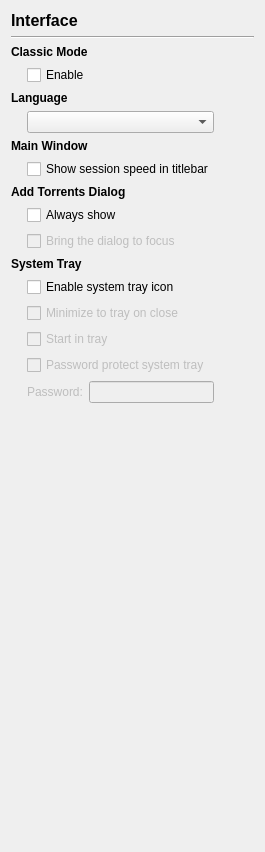
       <widget class="QWidget" name="page_interface">
        <layout class="QVBoxLayout" name="verticalLayout_4">
         <item>
          <widget class="QLabel" name="labelTitle">
           <property name="font">
            <font>
             <pointsize>12</pointsize>
             <weight>75</weight>
             <italic>false</italic>
             <bold>true</bold>
            </font>
           </property>
           <property name="text">
            <string>Interface</string>
           </property>
          </widget>
         </item>
         <item>
          <widget class="Line" name="line_3">
           <property name="orientation">
            <enum>Qt::Horizontal</enum>
           </property>
          </widget>
         </item>
         <item>
          <layout class="QGridLayout" name="gridLayout_6" columnstretch="0,0,0">
           <item row="2" column="0" colspan="2">
            <widget class="QLabel" name="label_33">
             <property name="font">
              <font>
               <weight>75</weight>
               <bold>true</bold>
              </font>
             </property>
             <property name="text">
              <string>Classic Mode</string>
             </property>
            </widget>
           </item>
           <item row="2" column="2">
            <spacer name="horizontalSpacer_23">
             <property name="orientation">
              <enum>Qt::Horizontal</enum>
             </property>
             <property name="sizeHint" stdset="0">
              <size>
               <width>40</width>
               <height>10</height>
              </size>
             </property>
            </spacer>
           </item>
           <item row="3" column="0">
            <spacer name="horizontalSpacer_19">
             <property name="orientation">
              <enum>Qt::Horizontal</enum>
             </property>
             <property name="sizeType">
              <enum>QSizePolicy::Fixed</enum>
             </property>
             <property name="sizeHint" stdset="0">
              <size>
               <width>10</width>
               <height>10</height>
              </size>
             </property>
            </spacer>
           </item>
           <item row="3" column="1">
            <widget class="QCheckBox" name="ui__classic_mode">
             <property name="text">
              <string>Enable</string>
             </property>
            </widget>
           </item>
           <item row="4" column="0" colspan="2">
            <widget class="QLabel" name="label_21">
             <property name="font">
              <font>
               <weight>75</weight>
               <bold>true</bold>
              </font>
             </property>
             <property name="text">
              <string>Language</string>
             </property>
            </widget>
           </item>
           <item row="5" column="1">
            <widget class="QComboBox" name="ui__language">
             <property name="userData" stdset="0">
              <bool>true</bool>
             </property>
            </widget>
           </item>
           <item row="6" column="0" colspan="2">
            <widget class="QLabel" name="label_34">
             <property name="font">
              <font>
               <weight>75</weight>
               <bold>true</bold>
              </font>
             </property>
             <property name="text">
              <string>Main Window</string>
             </property>
            </widget>
           </item>
           <item row="7" column="1">
            <widget class="QCheckBox" name="ui__show_rate_in_title">
             <property name="text">
              <string>Show session speed in titlebar</string>
             </property>
            </widget>
           </item>
           <item row="8" column="0" colspan="2">
            <widget class="QLabel" name="label_35">
             <property name="font">
              <font>
               <weight>75</weight>
               <bold>true</bold>
              </font>
             </property>
             <property name="text">
              <string>Add Torrents Dialog</string>
             </property>
            </widget>
           </item>
           <item row="9" column="1">
            <widget class="QCheckBox" name="ui__interactive_add">
             <property name="text">
              <string>Always show</string>
             </property>
            </widget>
           </item>
           <item row="10" column="1">
            <widget class="QCheckBox" name="ui__focus_add_dialog">
             <property name="enabled">
              <bool>false</bool>
             </property>
             <property name="text">
              <string>Bring the dialog to focus</string>
             </property>
            </widget>
           </item>
           <item row="11" column="0" colspan="2">
            <widget class="QLabel" name="label_36">
             <property name="font">
              <font>
               <weight>75</weight>
               <bold>true</bold>
              </font>
             </property>
             <property name="text">
              <string>System Tray</string>
             </property>
            </widget>
           </item>
           <item row="12" column="1">
            <widget class="QCheckBox" name="ui__enable_system_tray">
             <property name="text">
              <string>Enable system tray icon</string>
             </property>
            </widget>
           </item>
           <item row="13" column="1">
            <widget class="QCheckBox" name="ui__close_to_tray">
             <property name="enabled">
              <bool>false</bool>
             </property>
             <property name="text">
              <string>Minimize to tray on close</string>
             </property>
            </widget>
           </item>
           <item row="14" column="1">
            <widget class="QCheckBox" name="ui__start_in_tray">
             <property name="enabled">
              <bool>false</bool>
             </property>
             <property name="text">
              <string>Start in tray</string>
             </property>
            </widget>
           </item>
           <item row="15" column="1">
            <widget class="QCheckBox" name="ui__lock_tray">
             <property name="enabled">
              <bool>false</bool>
             </property>
             <property name="text">
              <string>Password protect system tray</string>
             </property>
            </widget>
           </item>
           <item row="16" column="1">
            <layout class="QFormLayout" name="formLayout_4">
             <property name="fieldGrowthPolicy">
              <enum>QFormLayout::AllNonFixedFieldsGrow</enum>
             </property>
             <item row="0" column="0">
              <widget class="QLabel" name="label_37">
               <property name="enabled">
                <bool>false</bool>
               </property>
               <property name="text">
                <string>Password:</string>
               </property>
               <property name="buddy">
                <cstring>ui__tray_password</cstring>
               </property>
              </widget>
             </item>
             <item row="0" column="1">
              <widget class="QLineEdit" name="ui__tray_password">
               <property name="enabled">
                <bool>false</bool>
               </property>
               <property name="maxLength">
                <number>256</number>
               </property>
               <property name="echoMode">
                <enum>QLineEdit::Password</enum>
               </property>
              </widget>
             </item>
            </layout>
           </item>
          </layout>
         </item>
         <item>
          <spacer name="verticalSpacer_3">
           <property name="orientation">
            <enum>Qt::Vertical</enum>
           </property>
           <property name="sizeHint" stdset="0">
            <size>
             <width>20</width>
             <height>438</height>
            </size>
           </property>
          </spacer>
         </item>
        </layout>
       </widget>
